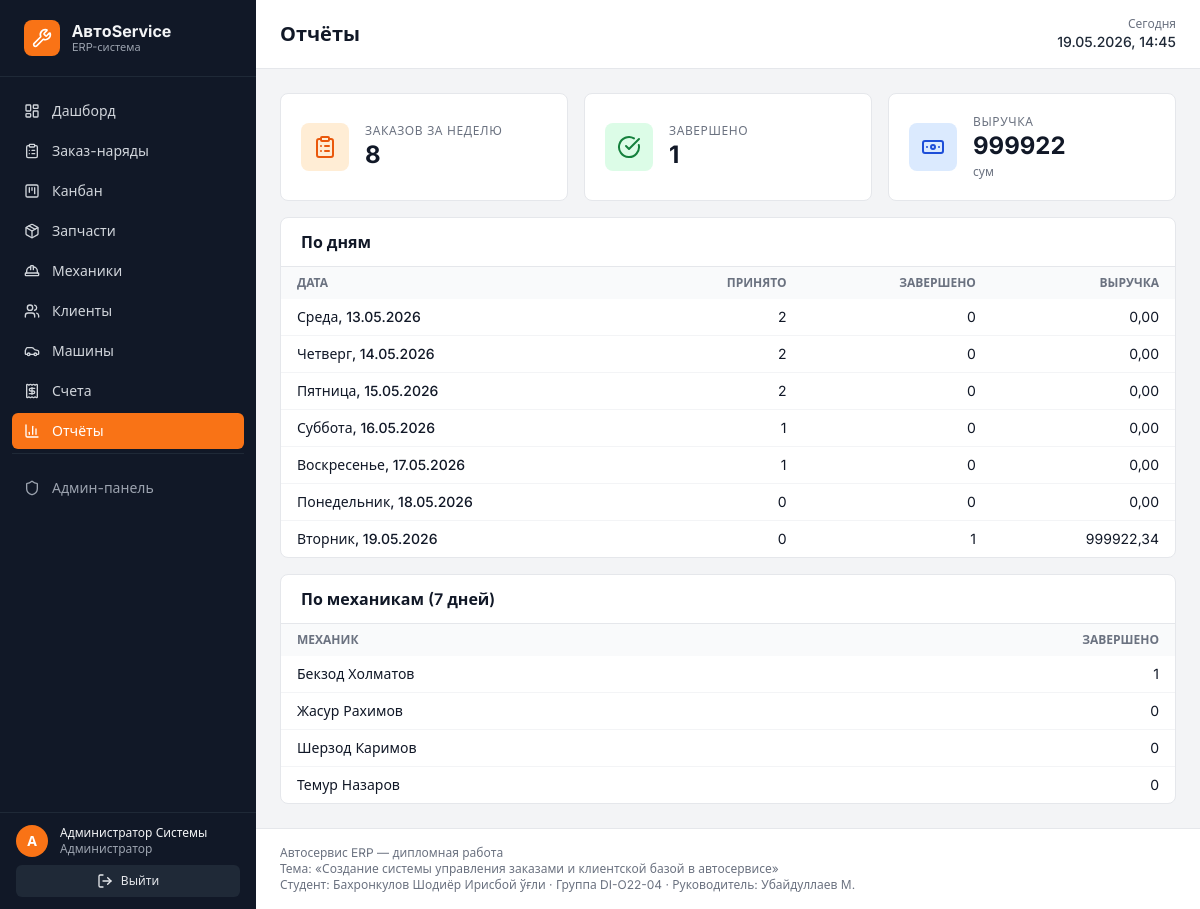
Page /reports/ (signed in) on the committed database.
### accounts/models.py (models this page shows, shortened)
class User(AbstractUser):
    ROLE_CHOICES = [
        ('admin', 'Администратор'),
        ('receptionist', 'Приёмщик'),
        ('mechanic', 'Механик'),
    ]
    role = models.CharField(
        'Роль', max_length=20, choices=ROLE_CHOICES, default='receptionist'
    )
    phone = models.CharField('Телефон', max_length=20, unique=True, blank=True, null=True)
    specialty = models.CharField('Специализация', max_length=100, blank=True)
    hourly_rate = models.DecimalField(
        'Часовая ставка', max_digits=10, decimal_places=2, default=0
    )
    class Meta:
        verbose_name = 'Пользователь'
        verbose_name_plural = 'Пользователи'

### core/views.py (the view)
# urls.py: path('', views.reports_daily, name='index'),
@login_required
def reports_daily(request):
    today = timezone.localdate()
    week_ago = today - timedelta(days=6)
    days = []
    for i in range(6, -1, -1):
        d = today - timedelta(days=i)
        orders = WorkOrder.objects.filter(received_at__date=d).count()
        completed = WorkOrder.objects.filter(completed_at__date=d).count()
        revenue = Invoice.objects.filter(issued_at__date=d).aggregate(t=Sum('total'))['t'] or 0
        days.append({
            'date': d,
            'orders': orders,
            'completed': completed,
            'revenue': revenue,
        })
    totals = {
        'orders': sum(d['orders'] for d in days),
        'completed': sum(d['completed'] for d in days),
        'revenue': sum(d['revenue'] for d in days),
    }
    by_mechanic = User.objects.filter(role='mechanic').annotate(
        total_done=Count(
            'assigned_orders',
            filter=Q(assigned_orders__completed_at__date__gte=week_ago),
        ),
    ).order_by('-total_done')
    context = {
        'days': days,
        'totals': totals,
        'by_mechanic': by_mechanic,
        'active_nav': 'reports',
        'page_title': 'Отчёты',
    }
    return render(request, 'reports/daily.html', context)

### core/context_processors.py (called while the page is built)
def bmi_metadata(request):
    return {
        'BMI': getattr(settings, 'BMI_METADATA', {}),
    }

### templates/reports/daily.html (shortened to what this page needs)
{% extends 'base.html' %}
{% block content %}
<div class="grid grid-cols-1 md:grid-cols-3 gap-4 mb-4">
  {% include 'components/kpi_card.html' with label='Заказов за неделю' value=totals.orders icon='clipboard-list' icon_bg='bg-brand-100 text-brand-600' %}
  {% include 'components/kpi_card.html' with label='Завершено' value=totals.completed icon='check-circle' icon_bg='bg-green-100 text-green-700' %}
  {% include 'components/kpi_card.html' with label='Выручка' value=totals.revenue|floatformat:0 icon='banknote' icon_bg='bg-blue-100 text-blue-700' hint='сум' %}
</div>
<div class="bg-white rounded-lg border border-gray-200 overflow-hidden mb-4">
  <div class="px-5 py-3 border-b border-gray-200"><h3 class="font-semibold">По дням</h3></div>
  <table class="w-full text-sm">
    <thead class="bg-gray-50 text-xs uppercase text-gray-500">
      <tr><th class="px-4 py-2 text-left">Дата</th><th class="px-4 py-2 text-right">Принято</th><th class="px-4 py-2 text-right">Завершено</th><th class="px-4 py-2 text-right">Выручка</th></tr>
    </thead>
    <tbody class="divide-y divide-gray-100">
      {% for d in days %}
      <tr>
        <td class="px-4 py-2 font-medium">{{ d.date|date:"l, d.m.Y" }}</td>
        <td class="px-4 py-2 text-right">{{ d.orders }}</td>
        <td class="px-4 py-2 text-right">{{ d.completed }}</td>
        <td class="px-4 py-2 text-right">{{ d.revenue|floatformat:2 }}</td>
      </tr>
      {% endfor %}
    </tbody>
  </table>
</div>
<div class="bg-white rounded-lg border border-gray-200 overflow-hidden">
  <div class="px-5 py-3 border-b border-gray-200"><h3 class="font-semibold">По механикам (7 дней)</h3></div>
  <table class="w-full text-sm">
    <thead class="bg-gray-50 text-xs uppercase text-gray-500">
      <tr><th class="px-4 py-2 text-left">Механик</th><th class="px-4 py-2 text-right">Завершено</th></tr>
    </thead>
    <tbody class="divide-y divide-gray-100">
      {% for m in by_mechanic %}
      <tr>
        <td class="px-4 py-2">{{ m.get_full_name|default:m.username }}</td>
        <td class="px-4 py-2 text-right">{{ m.total_done }}</td>
      </tr>
      {% empty %}
      <tr><td colspan="2" class="px-4 py-6 text-center text-gray-500">Нет данных</td></tr>
      {% endfor %}
    </tbody>
  </table>
</div>
{% endblock %}

### templates/components/sidebar.html
{% load static %}
<aside class="w-64 bg-gray-900 text-gray-100 flex-shrink-0 flex flex-col sticky top-0 h-screen">
  <div class="px-6 py-5 border-b border-gray-800 flex items-center gap-3">
    <div class="w-9 h-9 rounded-lg bg-brand-500 flex items-center justify-center text-white font-bold">
      <i data-lucide="wrench" class="w-5 h-5"></i>
    </div>
    <div>
      <div class="font-bold text-base leading-tight">АвтоService</div>
      <div class="text-[11px] text-gray-400 leading-tight">ERP-система</div>
    </div>
  </div>
  <nav class="flex-1 overflow-y-auto py-4 px-3 space-y-1 text-sm scrollbar-thin">
    {% with nav=active_nav %}
    <a href="{% url 'core:dashboard' %}" class="flex items-center gap-3 px-3 py-2 rounded-md transition
       {% if nav == 'dashboard' %}bg-brand-500 text-white{% else %}text-gray-300 hover:bg-gray-800{% endif %}">
      <i data-lucide="layout-dashboard" class="w-4 h-4"></i> Дашборд
    </a>
    <a href="{% url 'workorders:list' %}" class="flex items-center gap-3 px-3 py-2 rounded-md transition
       {% if nav == 'orders' %}bg-brand-500 text-white{% else %}text-gray-300 hover:bg-gray-800{% endif %}">
      <i data-lucide="clipboard-list" class="w-4 h-4"></i> Заказ-наряды
    </a>
    <a href="{% url 'kanban:board' %}" class="flex items-center gap-3 px-3 py-2 rounded-md transition
       {% if nav == 'kanban' %}bg-brand-500 text-white{% else %}text-gray-300 hover:bg-gray-800{% endif %}">
      <i data-lucide="kanban-square" class="w-4 h-4"></i> Канбан
    </a>
    <a href="{% url 'parts:list' %}" class="flex items-center gap-3 px-3 py-2 rounded-md transition
       {% if nav == 'parts' %}bg-brand-500 text-white{% else %}text-gray-300 hover:bg-gray-800{% endif %}">
      <i data-lucide="package" class="w-4 h-4"></i> Запчасти
    </a>
    <a href="{% url 'mechanics:list' %}" class="flex items-center gap-3 px-3 py-2 rounded-md transition
       {% if nav == 'mechanics' %}bg-brand-500 text-white{% else %}text-gray-300 hover:bg-gray-800{% endif %}">
      <i data-lucide="hard-hat" class="w-4 h-4"></i> Механики
    </a>
    <a href="{% url 'customers:list' %}" class="flex items-center gap-3 px-3 py-2 rounded-md transition
       {% if nav == 'customers' %}bg-brand-500 text-white{% else %}text-gray-300 hover:bg-gray-800{% endif %}">
      <i data-lucide="users" class="w-4 h-4"></i> Клиенты
    </a>
    <a href="{% url 'vehicles:list' %}" class="flex items-center gap-3 px-3 py-2 rounded-md transition
       {% if nav == 'vehicles' %}bg-brand-500 text-white{% else %}text-gray-300 hover:bg-gray-800{% endif %}">
      <i data-lucide="car" class="w-4 h-4"></i> Машины
    </a>
    <a href="{% url 'billing:list' %}" class="flex items-center gap-3 px-3 py-2 rounded-md transition
       {% if nav == 'invoices' %}bg-brand-500 text-white{% else %}text-gray-300 hover:bg-gray-800{% endif %}">
      <i data-lucide="receipt" class="w-4 h-4"></i> Счета
    </a>
    <a href="{% url 'reports:daily' %}" class="flex items-center gap-3 px-3 py-2 rounded-md transition
       {% if nav == 'reports' %}bg-brand-500 text-white{% else %}text-gray-300 hover:bg-gray-800{% endif %}">
      <i data-lucide="bar-chart-3" class="w-4 h-4"></i> Отчёты
    </a>
    <div class="pt-4 mt-4 border-t border-gray-800">
      <a href="/admin/" target="_blank" class="flex items-center gap-3 px-3 py-2 rounded-md text-gray-400 hover:bg-gray-800 text-sm">
        <i data-lucide="shield" class="w-4 h-4"></i> Админ-панель
      </a>
    </div>
    {% endwith %}
  </nav>
  <div class="px-4 py-3 border-t border-gray-800 text-xs">
    <div class="flex items-center gap-3 mb-2">
      <div class="w-8 h-8 rounded-full bg-brand-500 flex items-center justify-center text-white text-sm font-semibold">
        {{ user.first_name|first|default:user.username|first|upper }}
      </div>
      <div class="min-w-0">
        <div class="font-medium text-gray-100 truncate">{{ user.get_full_name|default:user.username }}</div>
        <div class="text-gray-400 truncate">{{ user.get_role_display }}</div>
      </div>
    </div>
    <form method="post" action="{% url 'logout' %}">{% csrf_token %}
      <button class="w-full px-3 py-2 rounded-md bg-gray-800 hover:bg-gray-700 text-gray-200 flex items-center justify-center gap-2">
        <i data-lucide="log-out" class="w-4 h-4"></i> Выйти
      </button>
    </form>
  </div>
</aside>

### templates/base.html (style rules this page uses)
html, body { font-family: 'Inter', system-ui, sans-serif; }

### rows in the picture
User: first_name|first "А", get_full_name "Администратор Системы", role "Администратор"
User: get_full_name "Бекзод Холматов", total_done "1"
User: get_full_name "Жасур Рахимов", total_done "0"
User: get_full_name "Шерзод Каримов", total_done "0"
User: get_full_name "Темур Назаров", total_done "0"

### other values in the picture
{{ page_title|default:'Панель управления' }} "Отчёты"
{{ label }} "ЗАКАЗОВ ЗА НЕДЕЛЮ ЗАВЕРШЕНО ВЫРУЧКА"
{{ value }} "8 1 999922"
{{ hint }} "сум"
{{ d.date|date:"l, d.m.Y" }} "Среда, 13.05.2026" "Четверг, 14.05.2026" "Пятница, 15.05.2026" "Суббота, 16.05.2026" "Воскресенье, 17.05.2026" "Понедельник, 18.05.2026" "Вторник, 19.05.2026"
{{ d.orders }} "2" "2" "2" "1" "1" "0" "0"
{{ d.completed }} "0" "0" "0" "0" "0" "0" "1"
{{ d.revenue|floatformat:2 }} "0,00" "0,00" "0,00" "0,00" "0,00" "0,00" "999922,34"
